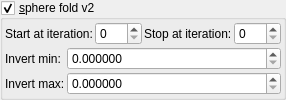
    <widget class="MyGroupBox" name="groupCheck_transf_function_enabledS_false">
     <property name="title">
      <string>&amp;sphere fold v2</string>
     </property>
     <property name="checkable">
      <bool>true</bool>
     </property>
     <layout class="QVBoxLayout" name="verticalLayout_15" stretch="0,0">
      <property name="spacing">
       <number>2</number>
      </property>
      <property name="leftMargin">
       <number>2</number>
      </property>
      <property name="topMargin">
       <number>2</number>
      </property>
      <property name="rightMargin">
       <number>2</number>
      </property>
      <property name="bottomMargin">
       <number>2</number>
      </property>
      <item>
       <layout class="QGridLayout" name="gridLayout_78">
        <property name="spacing">
         <number>2</number>
        </property>
        <item row="3" column="1">
         <widget class="MySpinBox" name="spinboxInt_transf_start_iterations_S">
          <property name="sizePolicy">
           <sizepolicy hsizetype="Minimum" vsizetype="Maximum">
            <horstretch>0</horstretch>
            <verstretch>0</verstretch>
           </sizepolicy>
          </property>
          <property name="minimum">
           <number>0</number>
          </property>
          <property name="maximum">
           <number>999</number>
          </property>
          <property name="value">
           <number>0</number>
          </property>
         </widget>
        </item>
        <item row="3" column="0">
         <widget class="QLabel" name="label_70">
          <property name="text">
           <string>Start at iteration:</string>
          </property>
         </widget>
        </item>
        <item row="3" column="2">
         <widget class="QLabel" name="label_50">
          <property name="text">
           <string>Stop at iteration:</string>
          </property>
         </widget>
        </item>
        <item row="3" column="3">
         <widget class="MySpinBox" name="spinboxInt_transf_stop_iterations_S">
          <property name="sizePolicy">
           <sizepolicy hsizetype="Preferred" vsizetype="Maximum">
            <horstretch>0</horstretch>
            <verstretch>0</verstretch>
           </sizepolicy>
          </property>
          <property name="maximum">
           <number>999</number>
          </property>
         </widget>
        </item>
       </layout>
      </item>
      <item>
       <layout class="QGridLayout" name="gridLayout_7" columnstretch="0,1">
        <item row="1" column="1">
         <widget class="MyDoubleSpinBox" name="spinbox_transf_invert_0">
          <property name="sizePolicy">
           <sizepolicy hsizetype="Minimum" vsizetype="Maximum">
            <horstretch>0</horstretch>
            <verstretch>0</verstretch>
           </sizepolicy>
          </property>
          <property name="prefix">
           <string/>
          </property>
          <property name="suffix">
           <string/>
          </property>
          <property name="decimals">
           <number>6</number>
          </property>
          <property name="minimum">
           <double>0.000000000000000</double>
          </property>
          <property name="maximum">
           <double>99.989999999999995</double>
          </property>
          <property name="singleStep">
           <double>0.100000000000000</double>
          </property>
         </widget>
        </item>
        <item row="2" column="0">
         <widget class="QLabel" name="label_31">
          <property name="text">
           <string>Invert max:</string>
          </property>
         </widget>
        </item>
        <item row="2" column="1">
         <widget class="MyDoubleSpinBox" name="spinbox_transf_invert_1">
          <property name="sizePolicy">
           <sizepolicy hsizetype="Minimum" vsizetype="Maximum">
            <horstretch>0</horstretch>
            <verstretch>0</verstretch>
           </sizepolicy>
          </property>
          <property name="prefix">
           <string/>
          </property>
          <property name="suffix">
           <string/>
          </property>
          <property name="decimals">
           <number>6</number>
          </property>
          <property name="minimum">
           <double>0.000000000000000</double>
          </property>
          <property name="maximum">
           <double>99.989999999999995</double>
          </property>
          <property name="singleStep">
           <double>0.100000000000000</double>
          </property>
         </widget>
        </item>
        <item row="1" column="0">
         <widget class="QLabel" name="label_22">
          <property name="text">
           <string>Invert min:</string>
          </property>
         </widget>
        </item>
       </layout>
      </item>
     </layout>
    </widget>
